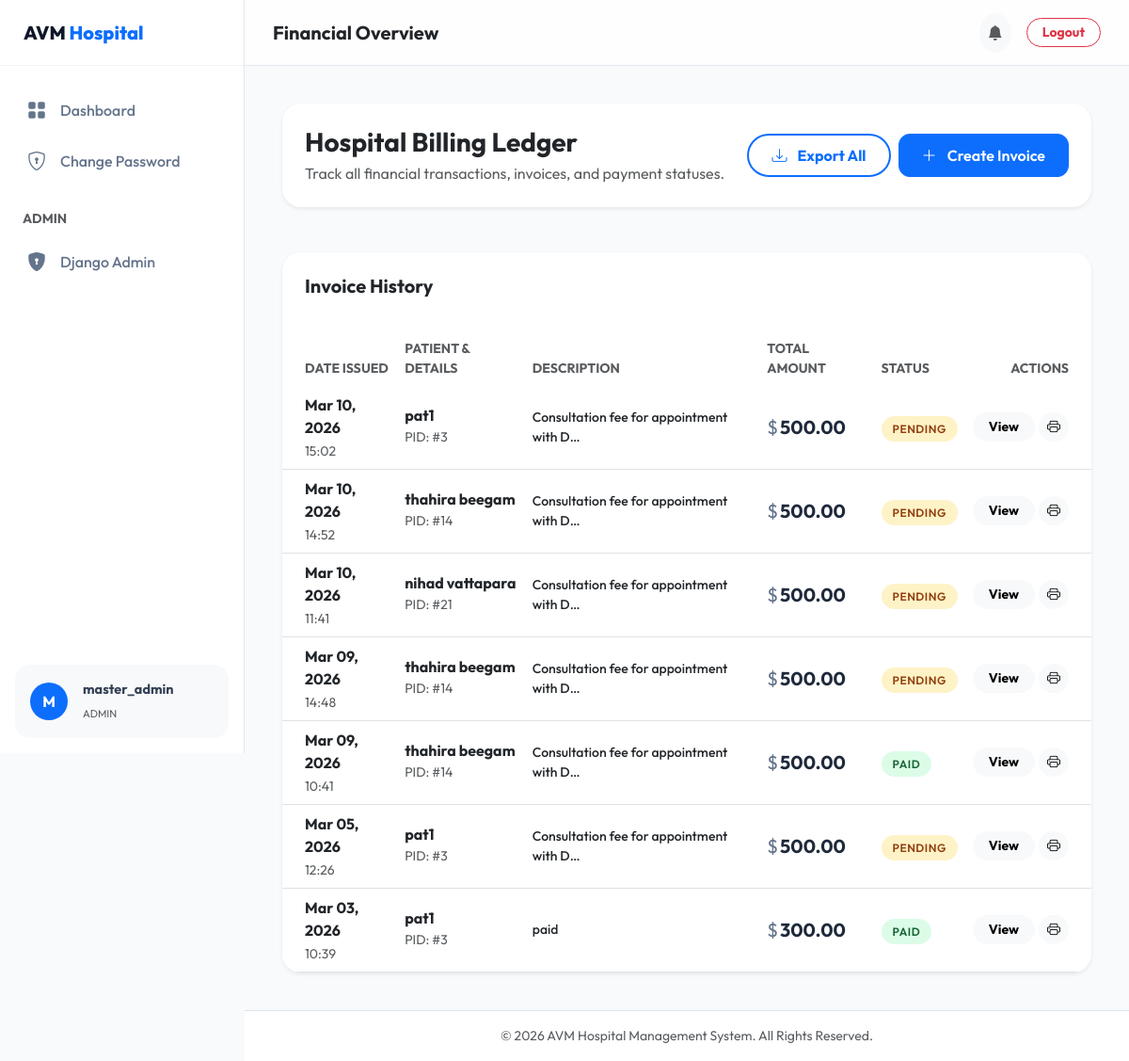
Page /billing/ (signed in) on the committed database.
### hospital/models.py (models this page shows, shortened)
class CustomUser(AbstractUser):
    ROLE_CHOICES = (
        ('doctor', 'Doctor'),
        ('patient', 'Patient'),
        ('pharmacist', 'Pharmacist'),
        ('lab_tech', 'Lab Technician'),
    )
    role = models.CharField(max_length=15, choices=ROLE_CHOICES, default='patient')
    phone_number = models.CharField(max_length=15, blank=True, null=True)
    full_name = models.CharField(max_length=255, blank=True, null=True)
    address = models.TextField(blank=True, null=True)

class Billing(models.Model):
    STATUS_CHOICES = (
        ('pending', 'Pending'),
        ('paid', 'Paid'),
        ('cancelled', 'Cancelled'),
    )
    patient = models.ForeignKey(Patient, on_delete=models.CASCADE, related_name='bills')
    appointment = models.OneToOneField(Appointment, on_delete=models.SET_NULL, null=True, blank=True)
    amount = models.DecimalField(max_digits=10, decimal_places=2)
    description = models.TextField()
    date_issued = models.DateTimeField(auto_now_add=True)
    status = models.CharField(max_length=10, choices=STATUS_CHOICES, default='pending')

class Patient(models.Model):
    user = models.OneToOneField(CustomUser, on_delete=models.CASCADE, primary_key=True)
    date_of_birth = models.DateField(null=True, blank=True)
    blood_group = models.CharField(max_length=5, blank=True, null=True)
    medical_history = models.TextField(blank=True, null=True)

### hospital/views.py (the view)
# urls.py: path('billing/', views.view_bills, name='view_bills'),
@login_required
def view_bills(request):
    bills = MCP_Core.get_billing(request.user)
    return render(request, 'view_bills.html', {'bills': bills})

### hospital/mcp_core.py (called while the page is built)
    @staticmethod
    def _check_permission(user: CustomUser, required_role: str):
        if not user.is_authenticated:
            raise PermissionDenied("Authentication required.")
        if user.is_superuser:
            return True
        if required_role == 'doctor' and user.role not in ['doctor', 'pharmacist', 'lab_tech']:
            raise PermissionDenied("Clinical/Staff privileges required.")
        return True

    @classmethod
    def get_billing(cls, user: CustomUser):
        cls._check_permission(user, 'patient')
        if user.is_superuser:
            return Billing.objects.all().order_by('-date_issued')
        if user.role == 'patient':
            return Billing.objects.filter(patient__user=user).order_by('-date_issued')
        return Billing.objects.none()

### hospital/templates/view_bills.html (shortened to what this page needs)
{% extends 'base.html' %}
{% block page_title %}Financial Overview{% endblock %}
{% block content %}
<div class="row g-4 mb-5">
    <div class="col-lg-12">
        <div class="card-custom p-4 bg-white border-0 shadow-sm">
            <div class="d-flex flex-column flex-md-row justify-content-between align-items-md-center gap-3">
                <div>
                    <h3 class="fw-bold mb-1 text-dark">Hospital Billing Ledger</h3>
                    <p class="text-muted mb-0">Track all financial transactions, invoices, and payment statuses.</p>
                </div>
                <div class="d-flex gap-2">
                    <button class="btn btn-outline-primary border-2 rounded-pill px-4 fw-bold small">
                        <i class="bi bi-download me-2"></i> Export All
                    </button>
                    <button class="btn btn-primary btn-premium px-4">
                        <i class="bi bi-plus-lg me-2"></i> Create Invoice
                    </button>
                </div>
            </div>
        </div>
    </div>
</div>
<div class="row">
    <div class="col-12">
        <div class="card-custom shadow-sm border-0 bg-white">
            <div class="card-header-custom bg-transparent border-0 pt-4 px-4">
                <h5 class="fw-bold mb-0 text-dark">Invoice History</h5>
            </div>
            <div class="card-body p-0 mt-3">
                <div class="table-responsive">
                    {% if bills %}
                    <table class="table table-hover align-middle mb-0">
                        <thead class="bg-light">
                            <tr>
                                <th class="ps-4 text-uppercase small fw-bold text-muted border-0">Date Issued</th>
                                <th class="text-uppercase small fw-bold text-muted border-0">Patient & Details</th>
                                <th class="text-uppercase small fw-bold text-muted border-0">Description</th>
                                <th class="text-uppercase small fw-bold text-muted border-0">Total Amount</th>
                                <th class="text-uppercase small fw-bold text-muted border-0">Status</th>
                                <th class="pe-4 text-end text-uppercase small fw-bold text-muted border-0">Actions</th>
                            </tr>
                        </thead>
                        <tbody>
                            {% for bill in bills %}
                            <tr class="invoice-row">
                                <td class="ps-4">
                                    <div class="fw-bold text-dark">{{ bill.date_issued|date:"M d, Y" }}</div>
                                    <small class="text-muted">{{ bill.date_issued|time:"H:i" }}</small>
                                </td>
                                <td>
                                    <h6 class="mb-0 fw-bold">
                                        {{ bill.patient.user.full_name|default:bill.patient.user.username }}</h6>
                                    <small class="text-muted">PID: #{{ bill.patient.pk }}</small>
                                </td>
                                <td>
                                    <div class="text-dark small fw-medium">{{ bill.description|truncatechars:40 }}</div>
                                </td>
                                <td>
                                    <span class="amount-text fs-5">
                                        <span class="currency-symbol">$</span>{{ bill.amount }}
                                    </span>
                                </td>
                                <td>
                                    <span class="status-badge {{ bill.status }}">
                                        {{ bill.status|title }}
                                    </span>
                                </td>
                                <td class="pe-4 text-end">
                                    <div class="btn-group">
                                        <button class="btn btn-sm btn-light rounded-pill px-3 fw-bold">View</button>
                                        <button class="btn btn-sm btn-light rounded-circle ms-1"><i
                                                class="bi bi-printer"></i></button>
                                    </div>
                                </td>
                            </tr>
                            {% endfor %}
                        </tbody>
                    </table>
                    {% else %}
                    <div class="text-center py-5">
                        <i class="bi bi-receipt-cutoff fs-1 text-muted opacity-25 d-block mb-3"></i>
                        <p class="text-muted fw-medium">No billing records found in the system.</p>
                    </div>
                    {% endif %}
                </div>
            </div>
        </div>
    </div>
</div>
{% endblock %}

### hospital/templates/base.html (shortened to what this page needs)
{% load static %}
<!DOCTYPE html>
<html lang="en">
<head>
    <link href="https://cdn.jsdelivr.net/npm/bootstrap@5.3.0/dist/css/bootstrap.min.css" rel="stylesheet">
    <link rel="stylesheet" href="https://cdn.jsdelivr.net/npm/bootstrap-icons@1.10.5/font/bootstrap-icons.css">
</head>
<body>
    <aside class="sidebar" id="sidebar">
        <div class="sidebar-header">
            <a href="{% url 'home' %}" class="sidebar-brand">AVM <span>Hospital</span></a>
        </div>
        <div class="sidebar-nav">
            <a href="{% url 'dashboard' %}"
                class="nav-link-custom {% if request.resolver_match.url_name == 'dashboard' %}active{% endif %}">
                <i class="bi bi-grid-fill"></i> Dashboard
            </a>
            <a href="{% url 'password_change' %}"
                class="nav-link-custom {% if request.resolver_match.url_name == 'password_change' %}active{% endif %}">
                <i class="bi bi-shield-lock"></i> Change Password
            </a>
            {% if request.user.is_superuser %}
            <div class="px-4 mt-4 mb-2 small text-uppercase text-muted fw-bold">Admin</div>
            <a href="{% url 'admin:index' %}" class="nav-link-custom">
                <i class="bi bi-shield-lock-fill"></i> Django Admin
            </a>
            {% endif %}
        </div>
        <div class="p-3">
            <div class="bg-light p-3 rounded-4 d-flex align-items-center">
                <div class="flex-shrink-0">
                    <div class="rounded-circle bg-primary text-white d-flex align-items-center justify-content-center"
                        style="width: 40px; height: 40px;">
                        <span class="fw-bold">{{ request.user.username|make_list|first|upper }}</span>
                    </div>
                </div>
                <div class="flex-grow-1 ms-3 overflow-hidden">
                    <p class="mb-0 fw-bold text-truncate" style="font-size: 0.9rem;">
                        {{ request.user.full_name|default:request.user.username }}</p>
                    <small class="text-muted text-uppercase" style="font-size: 0.7rem;">
                        {{ request.user.get_role_display|default:request.user.role }}</small>
                </div>
            </div>
        </div>
    </aside>
    <div class="main-wrapper">
        <header class="main-header">
            <h5 class="mb-0 fw-bold text-dark d-none d-md-block">{% block page_title %}Dashboard{% endblock %}</h5>
            <div class="d-flex align-items-center gap-3">
                <div class="dropdown">
                    <button class="btn btn-light rounded-circle p-2" type="button" data-bs-toggle="dropdown">
                        <i class="bi bi-bell-fill text-muted"></i>
                    </button>
                </div>
                <form method="post" action="{% url 'logout' %}">
                    <button type="submit"
                        class="btn btn-outline-danger btn-sm rounded-pill px-3 fw-bold">Logout</button>
                </form>
            </div>
        </header>
        <main class="content-body">
            {% block content %}{% endblock %}
        </main>
        <footer class="footer mt-auto py-3 bg-white border-top text-center text-muted small">
            <p class="mb-0">© 2026 AVM Hospital Management System. All Rights Reserved.</p>
        </footer>
    </div>
</body>
</html>

### hospital/templates/base.html (style rules this page uses)
:root { --primary-color: #0d6efd; --secondary-color: #198754; --accent-color: #6366f1; --dark-blue: #0f172a; --sidebar-width: 260px; --header-height: 70px; --card-shadow: 0 10px 30px rgba(0, 0, 0, 0.04); --transition: all 0.3s cubic-bezier(0.4, 0, 0.2, 1); }
body { font-family: 'Outfit', sans-serif; background-color: #f8fafc; color: #334155; min-height: 100vh; overflow-x: hidden; }
.sidebar { width: var(--sidebar-width); height: 100vh; position: fixed; top: 0; left: 0; background-color: white; border-right: 1px solid #e2e8f0; z-index: 1000; transition: var(--transition); display: flex; flex-direction: column; }
.sidebar-header { height: var(--header-height); display: flex; align-items: center; padding: 0 25px; border-bottom: 1px solid #f1f5f9; }
.sidebar-brand { font-weight: 800; font-size: 1.25rem; color: var(--dark-blue); text-decoration: none; }
.sidebar-brand span { color: var(--primary-color); }
.sidebar-nav { padding: 20px 0; flex-grow: 1; }
.nav-link-custom { display: flex; align-items: center; padding: 12px 25px; color: #64748b; text-decoration: none; font-weight: 500; transition: var(--transition); border-left: 4px solid transparent; }
.nav-link-custom i { font-size: 1.25rem; margin-right: 15px; }
.main-wrapper { margin-left: var(--sidebar-width); transition: var(--transition); min-height: 100vh; display: flex; flex-direction: column; }
.main-header { height: var(--header-height); background: rgba(255, 255, 255, 0.8); backdrop-filter: blur(10px); border-bottom: 1px solid #e2e8f0; display: flex; align-items: center; justify-content: space-between; padding: 0 30px; position: sticky; top: 0; z-index: 900; }
.content-body { padding: 40px; flex-grow: 1; }
.card-custom { background: white; border-radius: 20px; border: 1px solid #e2e8f0; box-shadow: var(--card-shadow); transition: var(--transition); overflow: hidden; }
.card-header-custom { background: #f8fafc; border-bottom: 1px solid #f1f5f9; padding: 20px 25px; font-weight: 700; color: var(--dark-blue); }
.btn-premium { padding: 10px 24px; border-radius: 12px; font-weight: 600; transition: var(--transition); }
.status-badge { padding: 6px 12px; border-radius: 30px; font-weight: 600; font-size: 0.75rem; text-transform: uppercase; letter-spacing: 0.5px; }

### hospital/templates/view_bills.html (style rules this page uses)
.status-badge.paid { background-color: #dcfce7; color: #166534; }
.status-badge.pending { background-color: #fef3c7; color: #92400e; }
.invoice-row { transition: var(--transition); }
.amount-text { font-family: 'Outfit', sans-serif; font-weight: 700; color: #1e293b; }
.currency-symbol { color: #64748b; font-weight: 400; margin-right: 2px; }

### rows in the picture
CustomUser: user.username|make_list "M", user.full_name "master_admin", user.role "ADMIN"
Billing: date_issued "Mar 10, 2026", date_issued "15:02", patient.user.full_name "pat1", patient.pk "3", description "Consultation fee for appointment with D…", amount "500.00", status "PENDING"
Billing: date_issued "Mar 10, 2026", date_issued "14:52", patient.user.full_name "thahira beegam", patient.pk "14", description "Consultation fee for appointment with D…", amount "500.00", status "PENDING"
Billing: date_issued "Mar 10, 2026", date_issued "11:41", patient.user.full_name "nihad vattapara", patient.pk "21", description "Consultation fee for appointment with D…", amount "500.00", status "PENDING"
Billing: date_issued "Mar 09, 2026", date_issued "14:48", patient.user.full_name "thahira beegam", patient.pk "14", description "Consultation fee for appointment with D…", amount "500.00", status "PENDING"
Billing: date_issued "Mar 09, 2026", date_issued "10:41", patient.user.full_name "thahira beegam", patient.pk "14", description "Consultation fee for appointment with D…", amount "500.00", status "PAID"
Billing: date_issued "Mar 05, 2026", date_issued "12:26", patient.user.full_name "pat1", patient.pk "3", description "Consultation fee for appointment with D…", amount "500.00", status "PENDING"
Billing: date_issued "Mar 03, 2026", date_issued "10:39", patient.user.full_name "pat1", patient.pk "3", description "paid", amount "300.00", status "PAID"
